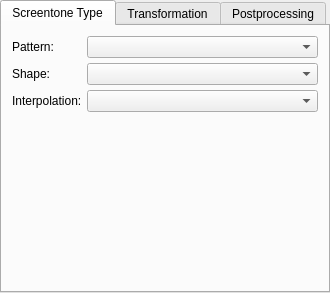
<?xml version="1.0" encoding="UTF-8"?>
<ui version="4.0">
 <author>
    SPDX-FileCopyrightText: none
    SPDX-License-Identifier: GPL-3.0-or-later
  </author>
 <class>ScreentoneConfigWidget</class>
 <widget class="QWidget" name="ScreentoneConfigWidget">
  <property name="geometry">
   <rect>
    <x>0</x>
    <y>0</y>
    <width>283</width>
    <height>293</height>
   </rect>
  </property>
  <property name="sizePolicy">
   <sizepolicy hsizetype="Preferred" vsizetype="Preferred">
    <horstretch>0</horstretch>
    <verstretch>0</verstretch>
   </sizepolicy>
  </property>
  <layout class="QVBoxLayout" name="verticalLayout">
   <property name="spacing">
    <number>0</number>
   </property>
   <property name="leftMargin">
    <number>0</number>
   </property>
   <property name="topMargin">
    <number>0</number>
   </property>
   <property name="rightMargin">
    <number>0</number>
   </property>
   <property name="bottomMargin">
    <number>0</number>
   </property>
   <item>
    <widget class="QTabWidget" name="tabWidget">
     <property name="currentIndex">
      <number>0</number>
     </property>
     <property name="usesScrollButtons">
      <bool>false</bool>
     </property>
     <widget class="QWidget" name="tabScreentoneType">
      <attribute name="title">
       <string>Screentone Type</string>
      </attribute>
      <layout class="QVBoxLayout" name="verticalLayout_2" stretch="0,1">
       <property name="spacing">
        <number>0</number>
       </property>
       <property name="leftMargin">
        <number>10</number>
       </property>
       <property name="topMargin">
        <number>10</number>
       </property>
       <property name="rightMargin">
        <number>10</number>
       </property>
       <property name="bottomMargin">
        <number>10</number>
       </property>
       <item>
        <layout class="QFormLayout" name="formLayout">
         <property name="horizontalSpacing">
          <number>5</number>
         </property>
         <property name="verticalSpacing">
          <number>5</number>
         </property>
         <item row="0" column="0">
          <widget class="QLabel" name="labelPattern">
           <property name="text">
            <string>Pattern:</string>
           </property>
          </widget>
         </item>
         <item row="0" column="1">
          <widget class="QComboBox" name="comboBoxPattern">
           <property name="sizePolicy">
            <sizepolicy hsizetype="Expanding" vsizetype="Fixed">
             <horstretch>0</horstretch>
             <verstretch>0</verstretch>
            </sizepolicy>
           </property>
          </widget>
         </item>
         <item row="1" column="0">
          <widget class="QLabel" name="labelShape">
           <property name="text">
            <string>Shape:</string>
           </property>
          </widget>
         </item>
         <item row="1" column="1">
          <widget class="QComboBox" name="comboBoxShape">
           <property name="sizePolicy">
            <sizepolicy hsizetype="Expanding" vsizetype="Fixed">
             <horstretch>0</horstretch>
             <verstretch>0</verstretch>
            </sizepolicy>
           </property>
          </widget>
         </item>
         <item row="2" column="0">
          <widget class="QLabel" name="labelInterpolation">
           <property name="text">
            <string>Interpolation:</string>
           </property>
          </widget>
         </item>
         <item row="2" column="1">
          <widget class="QComboBox" name="comboBoxInterpolation">
           <property name="sizePolicy">
            <sizepolicy hsizetype="Expanding" vsizetype="Fixed">
             <horstretch>0</horstretch>
             <verstretch>0</verstretch>
            </sizepolicy>
           </property>
          </widget>
         </item>
        </layout>
       </item>
       <item>
        <spacer name="verticalSpacer">
         <property name="orientation">
          <enum>Qt::Vertical</enum>
         </property>
         <property name="sizeHint" stdset="0">
          <size>
           <width>0</width>
           <height>0</height>
          </size>
         </property>
        </spacer>
       </item>
      </layout>
     </widget>
     <widget class="QWidget" name="tabTransformation">
      <attribute name="title">
       <string>Transformation</string>
      </attribute>
      <layout class="QVBoxLayout" name="verticalLayout_3" stretch="0,1">
       <property name="spacing">
        <number>0</number>
       </property>
       <property name="leftMargin">
        <number>10</number>
       </property>
       <property name="topMargin">
        <number>10</number>
       </property>
       <property name="rightMargin">
        <number>10</number>
       </property>
       <property name="bottomMargin">
        <number>10</number>
       </property>
       <item>
        <layout class="QFormLayout" name="formLayout_2">
         <property name="horizontalSpacing">
          <number>5</number>
         </property>
         <property name="verticalSpacing">
          <number>5</number>
         </property>
         <item row="0" column="0">
          <widget class="QLabel" name="labelTranslation">
           <property name="text">
            <string comment="Geometric Position">Position:</string>
           </property>
          </widget>
         </item>
         <item row="0" column="1">
          <layout class="QHBoxLayout" name="horizontalLayout">
           <property name="spacing">
            <number>5</number>
           </property>
           <item>
            <widget class="KisDoubleSliderSpinBox" name="sliderPositionX" native="true">
             <property name="sizePolicy">
              <sizepolicy hsizetype="Expanding" vsizetype="Minimum">
               <horstretch>0</horstretch>
               <verstretch>0</verstretch>
              </sizepolicy>
             </property>
             <property name="focusPolicy">
              <enum>Qt::WheelFocus</enum>
             </property>
            </widget>
           </item>
           <item>
            <widget class="KisDoubleSliderSpinBox" name="sliderPositionY" native="true">
             <property name="sizePolicy">
              <sizepolicy hsizetype="Expanding" vsizetype="Minimum">
               <horstretch>0</horstretch>
               <verstretch>0</verstretch>
              </sizepolicy>
             </property>
             <property name="focusPolicy">
              <enum>Qt::WheelFocus</enum>
             </property>
            </widget>
           </item>
          </layout>
         </item>
         <item row="1" column="0">
          <widget class="QLabel" name="labelSize">
           <property name="text">
            <string>Size:</string>
           </property>
          </widget>
         </item>
         <item row="1" column="1">
          <layout class="QHBoxLayout" name="horizontalLayout_3">
           <property name="spacing">
            <number>5</number>
           </property>
           <item>
            <widget class="KisDoubleSliderSpinBox" name="sliderSizeX" native="true">
             <property name="sizePolicy">
              <sizepolicy hsizetype="Expanding" vsizetype="Minimum">
               <horstretch>0</horstretch>
               <verstretch>0</verstretch>
              </sizepolicy>
             </property>
             <property name="focusPolicy">
              <enum>Qt::WheelFocus</enum>
             </property>
            </widget>
           </item>
           <item>
            <widget class="KisDoubleSliderSpinBox" name="sliderSizeY" native="true">
             <property name="sizePolicy">
              <sizepolicy hsizetype="Expanding" vsizetype="Minimum">
               <horstretch>0</horstretch>
               <verstretch>0</verstretch>
              </sizepolicy>
             </property>
             <property name="focusPolicy">
              <enum>Qt::WheelFocus</enum>
             </property>
            </widget>
           </item>
           <item>
            <widget class="KoAspectButton" name="buttonKeepSizeSquare" native="true">
             <property name="focusPolicy">
              <enum>Qt::WheelFocus</enum>
             </property>
            </widget>
           </item>
          </layout>
         </item>
         <item row="2" column="0">
          <widget class="QLabel" name="labelShear">
           <property name="text">
            <string>Shear:</string>
           </property>
          </widget>
         </item>
         <item row="2" column="1">
          <layout class="QHBoxLayout" name="horizontalLayout_5">
           <property name="spacing">
            <number>5</number>
           </property>
           <item>
            <widget class="KisDoubleSliderSpinBox" name="sliderShearX" native="true">
             <property name="sizePolicy">
              <sizepolicy hsizetype="Expanding" vsizetype="Minimum">
               <horstretch>0</horstretch>
               <verstretch>0</verstretch>
              </sizepolicy>
             </property>
             <property name="focusPolicy">
              <enum>Qt::WheelFocus</enum>
             </property>
            </widget>
           </item>
           <item>
            <widget class="KisDoubleSliderSpinBox" name="sliderShearY" native="true">
             <property name="sizePolicy">
              <sizepolicy hsizetype="Expanding" vsizetype="Minimum">
               <horstretch>0</horstretch>
               <verstretch>0</verstretch>
              </sizepolicy>
             </property>
             <property name="focusPolicy">
              <enum>Qt::WheelFocus</enum>
             </property>
            </widget>
           </item>
          </layout>
         </item>
         <item row="3" column="0">
          <widget class="QLabel" name="labelRotation">
           <property name="text">
            <string>Rotation:</string>
           </property>
          </widget>
         </item>
         <item row="3" column="1">
          <widget class="KisAngleSelector" name="angleSelectorRotation" native="true">
           <property name="focusPolicy">
            <enum>Qt::WheelFocus</enum>
           </property>
          </widget>
         </item>
        </layout>
       </item>
       <item>
        <spacer name="verticalSpacer_2">
         <property name="orientation">
          <enum>Qt::Vertical</enum>
         </property>
         <property name="sizeHint" stdset="0">
          <size>
           <width>0</width>
           <height>0</height>
          </size>
         </property>
        </spacer>
       </item>
      </layout>
     </widget>
     <widget class="QWidget" name="tabPostProcessing">
      <attribute name="title">
       <string>Postprocessing</string>
      </attribute>
      <layout class="QVBoxLayout" name="verticalLayout_4" stretch="0,1">
       <property name="spacing">
        <number>0</number>
       </property>
       <property name="leftMargin">
        <number>10</number>
       </property>
       <property name="topMargin">
        <number>10</number>
       </property>
       <property name="rightMargin">
        <number>10</number>
       </property>
       <property name="bottomMargin">
        <number>10</number>
       </property>
       <item>
        <layout class="QFormLayout" name="formLayout_3">
         <property name="horizontalSpacing">
          <number>5</number>
         </property>
         <property name="verticalSpacing">
          <number>5</number>
         </property>
         <item row="0" column="0">
          <widget class="QLabel" name="labelForeground">
           <property name="text">
            <string>Foreground:</string>
           </property>
          </widget>
         </item>
         <item row="0" column="1">
          <layout class="QHBoxLayout" name="horizontalLayout_2" stretch="1,2">
           <property name="spacing">
            <number>5</number>
           </property>
           <item>
            <widget class="KisColorButton" name="buttonForegroundColor">
             <property name="text">
              <string/>
             </property>
            </widget>
           </item>
           <item>
            <widget class="KisSliderSpinBox" name="sliderForegroundOpacity" native="true">
             <property name="sizePolicy">
              <sizepolicy hsizetype="Expanding" vsizetype="Minimum">
               <horstretch>0</horstretch>
               <verstretch>0</verstretch>
              </sizepolicy>
             </property>
             <property name="focusPolicy">
              <enum>Qt::WheelFocus</enum>
             </property>
            </widget>
           </item>
          </layout>
         </item>
         <item row="1" column="0">
          <widget class="QLabel" name="mLabelBackground">
           <property name="text">
            <string>Background:</string>
           </property>
          </widget>
         </item>
         <item row="1" column="1">
          <layout class="QHBoxLayout" name="horizontalLayout_4" stretch="1,2">
           <property name="spacing">
            <number>5</number>
           </property>
           <item>
            <widget class="KisColorButton" name="buttonBackgroundColor">
             <property name="text">
              <string/>
             </property>
            </widget>
           </item>
           <item>
            <widget class="KisSliderSpinBox" name="sliderBackgroundOpacity" native="true">
             <property name="sizePolicy">
              <sizepolicy hsizetype="Expanding" vsizetype="Minimum">
               <horstretch>0</horstretch>
               <verstretch>0</verstretch>
              </sizepolicy>
             </property>
             <property name="focusPolicy">
              <enum>Qt::WheelFocus</enum>
             </property>
            </widget>
           </item>
          </layout>
         </item>
         <item row="2" column="0">
          <widget class="QLabel" name="labelInvert">
           <property name="text">
            <string comment="Swapping FG and BG color in the screentone pattern">Invert:</string>
           </property>
          </widget>
         </item>
         <item row="2" column="1">
          <widget class="QCheckBox" name="checkBoxInvert">
           <property name="text">
            <string/>
           </property>
          </widget>
         </item>
         <item row="3" column="0">
          <widget class="QLabel" name="labelBrightness">
           <property name="text">
            <string>Brightness:</string>
           </property>
          </widget>
         </item>
         <item row="3" column="1">
          <widget class="KisDoubleSliderSpinBox" name="sliderBrightness" native="true">
           <property name="sizePolicy">
            <sizepolicy hsizetype="Expanding" vsizetype="Minimum">
             <horstretch>0</horstretch>
             <verstretch>0</verstretch>
            </sizepolicy>
           </property>
           <property name="focusPolicy">
            <enum>Qt::WheelFocus</enum>
           </property>
          </widget>
         </item>
         <item row="4" column="0">
          <widget class="QLabel" name="labelContrast">
           <property name="text">
            <string>Contrast:</string>
           </property>
          </widget>
         </item>
         <item row="4" column="1">
          <widget class="KisDoubleSliderSpinBox" name="sliderContrast" native="true">
           <property name="sizePolicy">
            <sizepolicy hsizetype="Expanding" vsizetype="Minimum">
             <horstretch>0</horstretch>
             <verstretch>0</verstretch>
            </sizepolicy>
           </property>
           <property name="focusPolicy">
            <enum>Qt::WheelFocus</enum>
           </property>
          </widget>
         </item>
        </layout>
       </item>
       <item>
        <spacer name="verticalSpacer_3">
         <property name="orientation">
          <enum>Qt::Vertical</enum>
         </property>
         <property name="sizeHint" stdset="0">
          <size>
           <width>0</width>
           <height>0</height>
          </size>
         </property>
        </spacer>
       </item>
      </layout>
     </widget>
    </widget>
   </item>
  </layout>
 </widget>
 <customwidgets>
  <customwidget>
   <class>KisDoubleSliderSpinBox</class>
   <extends>QWidget</extends>
   <header>kis_slider_spin_box.h</header>
   <container>1</container>
  </customwidget>
  <customwidget>
   <class>KisSliderSpinBox</class>
   <extends>QWidget</extends>
   <header>kis_slider_spin_box.h</header>
   <container>1</container>
  </customwidget>
  <customwidget>
   <class>KoAspectButton</class>
   <extends>QWidget</extends>
   <header>KoAspectButton.h</header>
   <container>1</container>
  </customwidget>
  <customwidget>
   <class>KisColorButton</class>
   <extends>QPushButton</extends>
   <header>kis_color_button.h</header>
  </customwidget>
  <customwidget>
   <class>KisAngleSelector</class>
   <extends>QWidget</extends>
   <header location="global">KisAngleSelector.h</header>
   <container>1</container>
  </customwidget>
 </customwidgets>
 <tabstops>
  <tabstop>buttonForegroundColor</tabstop>
  <tabstop>sliderForegroundOpacity</tabstop>
  <tabstop>buttonBackgroundColor</tabstop>
  <tabstop>sliderBackgroundOpacity</tabstop>
  <tabstop>sliderPositionX</tabstop>
  <tabstop>sliderPositionY</tabstop>
  <tabstop>sliderSizeX</tabstop>
  <tabstop>sliderSizeY</tabstop>
  <tabstop>buttonKeepSizeSquare</tabstop>
  <tabstop>sliderShearX</tabstop>
  <tabstop>sliderShearY</tabstop>
 </tabstops>
 <resources/>
 <connections/>
</ui>
